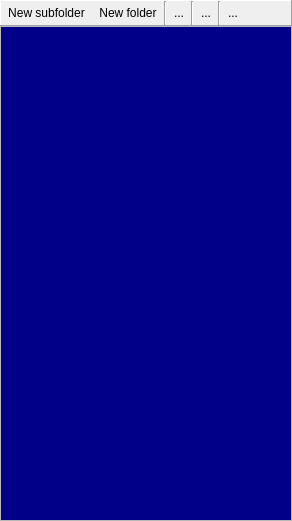
          <widget class="QWidget" name="tabFolders">
           <property name="sizePolicy">
            <sizepolicy hsizetype="Expanding" vsizetype="Expanding">
             <horstretch>0</horstretch>
             <verstretch>0</verstretch>
            </sizepolicy>
           </property>
           <property name="minimumSize">
            <size>
             <width>177</width>
             <height>521</height>
            </size>
           </property>
           <attribute name="title">
            <string>Folders</string>
           </attribute>
           <layout class="QVBoxLayout" name="loTabFolders">
            <property name="spacing">
             <number>0</number>
            </property>
            <property name="leftMargin">
             <number>0</number>
            </property>
            <property name="topMargin">
             <number>0</number>
            </property>
            <property name="rightMargin">
             <number>0</number>
            </property>
            <property name="bottomMargin">
             <number>0</number>
            </property>
            <item>
             <widget class="QFrame" name="toolFolders">
              <property name="sizePolicy">
               <sizepolicy hsizetype="Expanding" vsizetype="Fixed">
                <horstretch>0</horstretch>
                <verstretch>0</verstretch>
               </sizepolicy>
              </property>
              <property name="minimumSize">
               <size>
                <width>170</width>
                <height>26</height>
               </size>
              </property>
              <property name="frameShape">
               <enum>QFrame::Panel</enum>
              </property>
              <property name="frameShadow">
               <enum>QFrame::Raised</enum>
              </property>
              <layout class="QHBoxLayout" name="horizontalLayout">
               <property name="spacing">
                <number>0</number>
               </property>
               <property name="leftMargin">
                <number>0</number>
               </property>
               <property name="topMargin">
                <number>0</number>
               </property>
               <property name="rightMargin">
                <number>0</number>
               </property>
               <property name="bottomMargin">
                <number>0</number>
               </property>
               <item>
                <widget class="QToolButton" name="btnNewFolder">
                 <property name="toolTip">
                  <string>New folder</string>
                 </property>
                 <property name="statusTip">
                  <string>New folder</string>
                 </property>
                 <property name="text">
                  <string>New subfolder</string>
                 </property>
                 <property name="icon">
                  <iconset resource="../qHostMonitor.qrc">
                   <normaloff>:/img/action/add.png</normaloff>:/img/action/add.png</iconset>
                 </property>
                 <property name="iconSize">
                  <size>
                   <width>16</width>
                   <height>16</height>
                  </size>
                 </property>
                 <property name="autoRaise">
                  <bool>true</bool>
                 </property>
                </widget>
               </item>
               <item>
                <widget class="QToolButton" name="btnNewSubfolder">
                 <property name="toolTip">
                  <string>New subfolder</string>
                 </property>
                 <property name="statusTip">
                  <string>New subfolder</string>
                 </property>
                 <property name="text">
                  <string>New folder</string>
                 </property>
                 <property name="icon">
                  <iconset resource="../qHostMonitor.qrc">
                   <normaloff>:/img/action/add.png</normaloff>:/img/action/add.png</iconset>
                 </property>
                 <property name="iconSize">
                  <size>
                   <width>16</width>
                   <height>16</height>
                  </size>
                 </property>
                 <property name="autoRaise">
                  <bool>true</bool>
                 </property>
                </widget>
               </item>
               <item>
                <widget class="Line" name="lineFolder1">
                 <property name="orientation">
                  <enum>Qt::Vertical</enum>
                 </property>
                </widget>
               </item>
               <item>
                <widget class="QToolButton" name="btnFolderProperties">
                 <property name="toolTip">
                  <string>Folder properties</string>
                 </property>
                 <property name="statusTip">
                  <string>Folder properties</string>
                 </property>
                 <property name="text">
                  <string>...</string>
                 </property>
                 <property name="icon">
                  <iconset resource="../qHostMonitor.qrc">
                   <normaloff>:/img/action/properties.png</normaloff>:/img/action/properties.png</iconset>
                 </property>
                 <property name="iconSize">
                  <size>
                   <width>16</width>
                   <height>16</height>
                  </size>
                 </property>
                 <property name="autoRaise">
                  <bool>true</bool>
                 </property>
                </widget>
               </item>
               <item>
                <widget class="Line" name="lineFolder2">
                 <property name="orientation">
                  <enum>Qt::Vertical</enum>
                 </property>
                </widget>
               </item>
               <item>
                <widget class="QToolButton" name="btnDelFolder">
                 <property name="toolTip">
                  <string>Remove folder</string>
                 </property>
                 <property name="statusTip">
                  <string>Remove folder</string>
                 </property>
                 <property name="text">
                  <string>...</string>
                 </property>
                 <property name="icon">
                  <iconset resource="../qHostMonitor.qrc">
                   <normaloff>:/img/action/delete.png</normaloff>:/img/action/delete.png</iconset>
                 </property>
                 <property name="iconSize">
                  <size>
                   <width>16</width>
                   <height>16</height>
                  </size>
                 </property>
                 <property name="autoRaise">
                  <bool>true</bool>
                 </property>
                </widget>
               </item>
               <item>
                <widget class="Line" name="lineFolder3">
                 <property name="orientation">
                  <enum>Qt::Vertical</enum>
                 </property>
                </widget>
               </item>
               <item>
                <widget class="QToolButton" name="btnFolderColors">
                 <property name="toolTip">
                  <string>Use color palette</string>
                 </property>
                 <property name="statusTip">
                  <string>Use color palette</string>
                 </property>
                 <property name="text">
                  <string>...</string>
                 </property>
                 <property name="icon">
                  <iconset resource="../qHostMonitor.qrc">
                   <normaloff>:/img/action/colorPalette.png</normaloff>:/img/action/colorPalette.png</iconset>
                 </property>
                 <property name="iconSize">
                  <size>
                   <width>16</width>
                   <height>16</height>
                  </size>
                 </property>
                 <property name="checkable">
                  <bool>true</bool>
                 </property>
                 <property name="autoRaise">
                  <bool>true</bool>
                 </property>
                </widget>
               </item>
               <item>
                <spacer name="hSpacerFolders">
                 <property name="orientation">
                  <enum>Qt::Horizontal</enum>
                 </property>
                 <property name="sizeHint" stdset="0">
                  <size>
                   <width>46</width>
                   <height>20</height>
                  </size>
                 </property>
                </spacer>
               </item>
              </layout>
             </widget>
            </item>
            <item>
             <widget class="QTreeView" name="treeFolders">
              <property name="sizePolicy">
               <sizepolicy hsizetype="Expanding" vsizetype="Expanding">
                <horstretch>0</horstretch>
                <verstretch>0</verstretch>
               </sizepolicy>
              </property>
              <property name="minimumSize">
               <size>
                <width>172</width>
                <height>469</height>
               </size>
              </property>
              <property name="maximumSize">
               <size>
                <width>16777215</width>
                <height>16777215</height>
               </size>
              </property>
              <property name="palette">
               <palette>
                <active>
                 <colorrole role="Text">
                  <brush brushstyle="SolidPattern">
                   <color alpha="255">
                    <red>255</red>
                    <green>255</green>
                    <blue>255</blue>
                   </color>
                  </brush>
                 </colorrole>
                 <colorrole role="Base">
                  <brush brushstyle="SolidPattern">
                   <color alpha="255">
                    <red>0</red>
                    <green>0</green>
                    <blue>136</blue>
                   </color>
                  </brush>
                 </colorrole>
                </active>
                <inactive>
                 <colorrole role="Text">
                  <brush brushstyle="SolidPattern">
                   <color alpha="255">
                    <red>255</red>
                    <green>255</green>
                    <blue>255</blue>
                   </color>
                  </brush>
                 </colorrole>
                 <colorrole role="Base">
                  <brush brushstyle="SolidPattern">
                   <color alpha="255">
                    <red>0</red>
                    <green>0</green>
                    <blue>136</blue>
                   </color>
                  </brush>
                 </colorrole>
                </inactive>
                <disabled>
                 <colorrole role="Text">
                  <brush brushstyle="SolidPattern">
                   <color alpha="255">
                    <red>190</red>
                    <green>190</green>
                    <blue>190</blue>
                   </color>
                  </brush>
                 </colorrole>
                 <colorrole role="Base">
                  <brush brushstyle="SolidPattern">
                   <color alpha="255">
                    <red>239</red>
                    <green>235</green>
                    <blue>231</blue>
                   </color>
                  </brush>
                 </colorrole>
                </disabled>
               </palette>
              </property>
              <property name="font">
               <font>
                <pointsize>10</pointsize>
               </font>
              </property>
              <property name="contextMenuPolicy">
               <enum>Qt::CustomContextMenu</enum>
              </property>
              <property name="acceptDrops">
               <bool>true</bool>
              </property>
              <property name="editTriggers">
               <set>QAbstractItemView::NoEditTriggers</set>
              </property>
              <property name="dragEnabled">
               <bool>true</bool>
              </property>
              <property name="dragDropMode">
               <enum>QAbstractItemView::DragDrop</enum>
              </property>
              <property name="defaultDropAction">
               <enum>Qt::TargetMoveAction</enum>
              </property>
              <property name="textElideMode">
               <enum>Qt::ElideLeft</enum>
              </property>
              <attribute name="headerVisible">
               <bool>false</bool>
              </attribute>
             </widget>
            </item>
           </layout>
          </widget>
